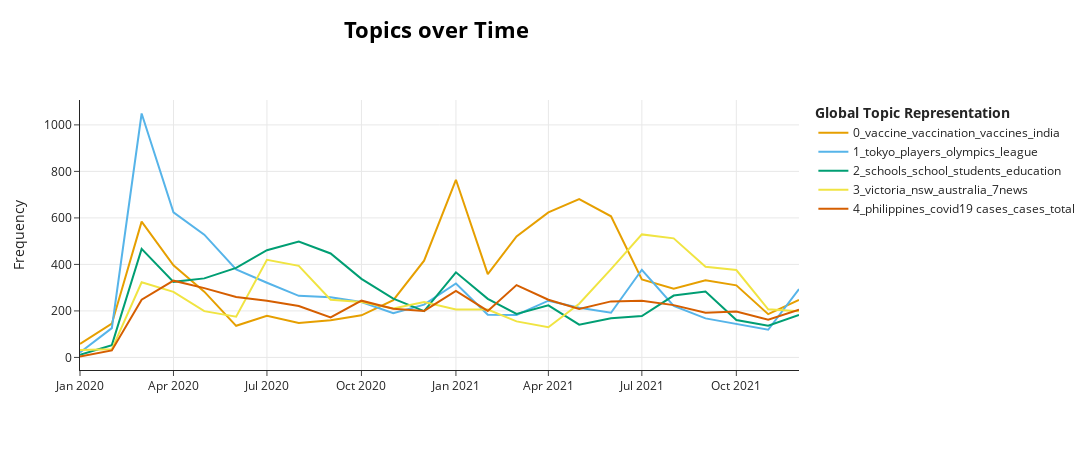

Notebook code cell kept with this figure:
### Code cell
topic_model.visualize_topics_over_time(topics_over_time, topics=[0,1,2,3,4])

### Figure 1 — Plotly figure (JSON) as saved in the notebook; plotly's stock layout.template omitted (floating-point values rounded to 4 significant figures)
{"data": [{"hoverinfo": "text", "hovertext": ["<b>Topic 0</b><br>Words: health emergency, global health emergency, global health, emergency, health", "<b>Topic 0</b><br>Words: coronavirus, world, vaccine, world health, develop vaccine", "<b>Topic 0</b><br>Words: coronavirus, vaccine, world, coronavirus outbreak, outbreak", "<b>Topic 0</b><br>Words: vaccine, coronavirus, coronavirus vaccine, world, vaccines", "<b>Topic 0</b><br>Words: watch coronafiles shreyadhoundial, coronafiles shreyadhoundial, watch coronafiles, coronafiles, vaccine", "<b>Topic 0</b><br>Words: vaccine, watch coronafiles, coronafiles, coronavirus, world", "<b>Topic 0</b><br>Words: vaccine, coronavirus vaccine, trials, covid19 vaccine, vaccines", "<b>Topic 0</b><br>Words: vaccine, covid19 vaccine, coronavirus vaccine, vaccines, india", "<b>Topic 0</b><br>Words: vaccine, coronavirus vaccine, vaccines, covid19 vaccine, india", "<b>Topic 0</b><br>Words: vaccine, vaccines, covid19 vaccine, free, covid vaccine", "<b>Topic 0</b><br>Words: vaccine, vaccines, covid19 vaccine, india, covid vaccine", "<b>Topic 0</b><br>Words: vaccine, vaccines, covid19 vaccine, india, vaccination", "<b>Topic 0</b><br>Words: vaccine, drive, vaccination, vaccination drive, vaccines", "<b>Topic 0</b><br>Words: vaccine, vaccines, vaccination, india, covid19 vaccine", "<b>Topic 0</b><br>Words: vaccine, vaccination, vaccines, covid19 vaccine, doses", "<b>Topic 0</b><br>Words: vaccine, vaccination, vaccines, doses, india", "<b>Topic 0</b><br>Words: vaccine, vaccination, vaccines, doses, india", "<b>Topic 0</b><br>Words: vaccine, vaccination, vaccines, doses, india", "<b>Topic 0</b><br>Words: vaccination, vaccine, doses, vaccines, administered", "<b>Topic 0</b><br>Words: vaccination, doses, vaccine, vaccines, administered", "<b>Topic 0</b><br>Words: crore, vaccine, doses, vaccines, vaccination", "<b>Topic 0</b><br>Words: crore, vaccine, doses, india, vaccination", "<b>Topic 0</b><br>Words: booster, vaccination, vaccine, doses, vaccines", "<b>Topic 0</b><br>Words: booster, vaccine, vaccination, vaccines, dose"], "marker": {"color": "#E69F00"}, "mode": "lines", "name": "0_vaccine_vaccination_vaccines_india", "type": "scatter", "x": ["2020-01-01T00:00:00", "2020-02-01T00:00:00", "2020-03-01T00:00:00", "2020-04-01T00:00:00", "2020-05-01T00:00:00", "2020-06-01T00:00:00", "2020-07-01T00:00:00", "2020-08-01T00:00:00", "2020-09-01T00:00:00", "2020-10-01T00:00:00", "2020-11-01T00:00:00", "2020-12-01T00:00:00", "2021-01-01T00:00:00", "2021-02-01T00:00:00", "2021-03-01T00:00:00", "2021-04-01T00:00:00", "2021-05-01T00:00:00", "2021-06-01T00:00:00", "2021-07-01T00:00:00", "2021-08-01T00:00:00", "2021-09-01T00:00:00", "2021-10-01T00:00:00", "2021-11-01T00:00:00", "2021-12-01T00:00:00"], "y": [58, 145, 584, 396, 283, 136, 179, 148, 160, 181, 246, 416, 764, 358, 520, 624, 681, 607, 335, 296, 332, 310, 186, 247]}, {"hoverinfo": "text", "hovertext": ["<b>Topic 1</b><br>Words: ocean, disneyland, park, coronavirus spreading, football", "<b>Topic 1</b><br>Words: tokyo, olympics, coronavirus fears, postponed, fears", "<b>Topic 1</b><br>Words: tokyo, league, olympics, players, postponed", "<b>Topic 1</b><br>Words: players, league, olympics, tokyo, japan", "<b>Topic 1</b><br>Words: league, players, football, premier league, sports", "<b>Topic 1</b><br>Words: players, league, positive, tennis, fans", "<b>Topic 1</b><br>Words: players, disney, tokyo, nba, league", "<b>Topic 1</b><br>Words: players, league, football, season, positive", "<b>Topic 1</b><br>Words: football, players, tokyo, games, olympics", "<b>Topic 1</b><br>Words: ronaldo, positive, positive covid19, tests, game", "<b>Topic 1</b><br>Words: players, fans, olympics, tokyo, positive", "<b>Topic 1</b><br>Words: league, players, premier league, postponed, games", "<b>Topic 1</b><br>Words: australian open, players, tennis, australian, open", "<b>Topic 1</b><br>Words: australian open, players, australian, olympics, tokyo", "<b>Topic 1</b><br>Words: olympics, players, tokyo, fans, japan", "<b>Topic 1</b><br>Words: tokyo, olympics, athletes, olympic, japan", "<b>Topic 1</b><br>Words: olympics, tokyo, olympic, japan, ipl", "<b>Topic 1</b><br>Words: olympics, tokyo, olympic, japan, games", "<b>Topic 1</b><br>Words: tokyo, olympics, olympic, games, athletes", "<b>Topic 1</b><br>Words: tokyo, olympics, games, japan, olympic", "<b>Topic 1</b><br>Words: players, nba, japan, games, olympics", "<b>Topic 1</b><br>Words: players, games, nba, league, olympics", "<b>Topic 1</b><br>Words: rodgers, aaron, players, positive, games", "<b>Topic 1</b><br>Words: league, players, premier league, games, ashes"], "marker": {"color": "#56B4E9"}, "mode": "lines", "name": "1_tokyo_players_olympics_league", "type": "scatter", "x": ["2020-01-01T00:00:00", "2020-02-01T00:00:00", "2020-03-01T00:00:00", "2020-04-01T00:00:00", "2020-05-01T00:00:00", "2020-06-01T00:00:00", "2020-07-01T00:00:00", "2020-08-01T00:00:00", "2020-09-01T00:00:00", "2020-10-01T00:00:00", "2020-11-01T00:00:00", "2020-12-01T00:00:00", "2021-01-01T00:00:00", "2021-02-01T00:00:00", "2021-03-01T00:00:00", "2021-04-01T00:00:00", "2021-05-01T00:00:00", "2021-06-01T00:00:00", "2021-07-01T00:00:00", "2021-08-01T00:00:00", "2021-09-01T00:00:00", "2021-10-01T00:00:00", "2021-11-01T00:00:00", "2021-12-01T00:00:00"], "y": [21, 126, 1049, 624, 528, 378, 321, 265, 259, 238, 190, 227, 318, 184, 183, 244, 214, 192, 377, 222, 168, 145, 119, 294]}, {"hoverinfo": "text", "hovertext": ["<b>Topic 2</b><br>Words: schools, students, classes, school, hong kong", "<b>Topic 2</b><br>Words: schools, school, students, pupils, coronavirus fears", "<b>Topic 2</b><br>Words: schools, school, students, classes, education", "<b>Topic 2</b><br>Words: schools, students, school, education, exams", "<b>Topic 2</b><br>Words: schools, school, students, education, reopening", "<b>Topic 2</b><br>Words: schools, school, education, students, reopening", "<b>Topic 2</b><br>Words: schools, school, students, reopening, reopen", "<b>Topic 2</b><br>Words: schools, school, students, reopening, education", "<b>Topic 2</b><br>Words: schools, students, school, education, reopening", "<b>Topic 2</b><br>Words: schools, school, students, reopening, education", "<b>Topic 2</b><br>Words: schools, students, school, education, reopen", "<b>Topic 2</b><br>Words: schools, school, education, students, reopen", "<b>Topic 2</b><br>Words: schools, school, reopening, students, reopen", "<b>Topic 2</b><br>Words: schools, school, students, education, reopening", "<b>Topic 2</b><br>Words: schools, school, students, teachers, education", "<b>Topic 2</b><br>Words: schools, students, school, exams, teachers", "<b>Topic 2</b><br>Words: schools, school, students, exams, education", "<b>Topic 2</b><br>Words: schools, students, school, education, teachers", "<b>Topic 2</b><br>Words: schools, education, school, students, reopening", "<b>Topic 2</b><br>Words: schools, school, students, education, reopen", "<b>Topic 2</b><br>Words: schools, school, students, education, teachers", "<b>Topic 2</b><br>Words: schools, school, students, teachers, education", "<b>Topic 2</b><br>Words: schools, school, students, classes, teachers", "<b>Topic 2</b><br>Words: schools, school, students, education, reopen"], "marker": {"color": "#009E73"}, "mode": "lines", "name": "2_schools_school_students_education", "type": "scatter", "x": ["2020-01-01T00:00:00", "2020-02-01T00:00:00", "2020-03-01T00:00:00", "2020-04-01T00:00:00", "2020-05-01T00:00:00", "2020-06-01T00:00:00", "2020-07-01T00:00:00", "2020-08-01T00:00:00", "2020-09-01T00:00:00", "2020-10-01T00:00:00", "2020-11-01T00:00:00", "2020-12-01T00:00:00", "2021-01-01T00:00:00", "2021-02-01T00:00:00", "2021-03-01T00:00:00", "2021-04-01T00:00:00", "2021-05-01T00:00:00", "2021-06-01T00:00:00", "2021-07-01T00:00:00", "2021-08-01T00:00:00", "2021-09-01T00:00:00", "2021-10-01T00:00:00", "2021-11-01T00:00:00", "2021-12-01T00:00:00"], "y": [11, 53, 467, 325, 340, 385, 461, 498, 447, 338, 253, 199, 366, 252, 187, 224, 141, 168, 178, 266, 283, 161, 136, 183]}, {"hoverinfo": "text", "hovertext": ["<b>Topic 3</b><br>Words: australia, deadly coronavirus, deadly, confirmed, case coronavirus", "<b>Topic 3</b><br>Words: australian, 7news, australia, australias, coronavirus 7news", "<b>Topic 3</b><br>Words: australia, 7news, nsw, victoria, australian", "<b>Topic 3</b><br>Words: australia, 7news, nsw, victoria, australias", "<b>Topic 3</b><br>Words: australia, nsw, 7news, victoria, 9news", "<b>Topic 3</b><br>Words: victoria, australia, 7news, australias, nsw", "<b>Topic 3</b><br>Words: victoria, melbourne, nsw, 7news, australia", "<b>Topic 3</b><br>Words: victoria, nsw, 7news, australia, victoria recorded", "<b>Topic 3</b><br>Words: victoria, nsw, recorded, victoria recorded, premier", "<b>Topic 3</b><br>Words: victoria, melbourne, recorded, nsw, victoria recorded", "<b>Topic 3</b><br>Words: victoria, australia, south australia, nsw, south", "<b>Topic 3</b><br>Words: nsw, sydney, northern beaches, victoria, australia", "<b>Topic 3</b><br>Words: victoria, nsw, australia, recorded, recorded new", "<b>Topic 3</b><br>Words: victoria, australia, melbourne, australias, nsw", "<b>Topic 3</b><br>Words: queensland, australia, victoria, nsw, brisbane", "<b>Topic 3</b><br>Words: australia, perth, nsw, victoria, australias", "<b>Topic 3</b><br>Words: victoria, melbourne, australia, nsw, 7news", "<b>Topic 3</b><br>Words: victoria, nsw, sydney, australia, melbourne", "<b>Topic 3</b><br>Words: nsw, sydney, victoria, australia, 7news", "<b>Topic 3</b><br>Words: nsw, victoria, australia, sydney, recorded", "<b>Topic 3</b><br>Words: nsw, victoria, australia, recorded, victoria recorded", "<b>Topic 3</b><br>Words: victoria, nsw, australia, melbourne, recorded", "<b>Topic 3</b><br>Words: victoria, australia, nsw, fully vaccinated, vaccinated", "<b>Topic 3</b><br>Words: victoria, nsw, australia, recorded, 7news"], "marker": {"color": "#F0E442"}, "mode": "lines", "name": "3_victoria_nsw_australia_7news", "type": "scatter", "x": ["2020-01-01T00:00:00", "2020-02-01T00:00:00", "2020-03-01T00:00:00", "2020-04-01T00:00:00", "2020-05-01T00:00:00", "2020-06-01T00:00:00", "2020-07-01T00:00:00", "2020-08-01T00:00:00", "2020-09-01T00:00:00", "2020-10-01T00:00:00", "2020-11-01T00:00:00", "2020-12-01T00:00:00", "2021-01-01T00:00:00", "2021-02-01T00:00:00", "2021-03-01T00:00:00", "2021-04-01T00:00:00", "2021-05-01T00:00:00", "2021-06-01T00:00:00", "2021-07-01T00:00:00", "2021-08-01T00:00:00", "2021-09-01T00:00:00", "2021-10-01T00:00:00", "2021-11-01T00:00:00", "2021-12-01T00:00:00"], "y": [32, 35, 323, 282, 199, 175, 420, 394, 248, 238, 210, 238, 206, 206, 155, 130, 231, 380, 529, 512, 390, 376, 207, 199]}, {"hoverinfo": "text", "hovertext": ["<b>Topic 4</b><br>Words: global economy, affect, novel coronavirus bringing, flu coronavirus, investigation coronavirus", "<b>Topic 4</b><br>Words: economic, global economy, economy, global, impact", "<b>Topic 4</b><br>Words: philippines, total, cases, doh, covid19 cases", "<b>Topic 4</b><br>Words: total, philippines, cases, filipinos, covid19 cases", "<b>Topic 4</b><br>Words: recoveries, philippines, cases, covid19 cases, total", "<b>Topic 4</b><br>Words: covid19 cases, cases, total, philippines, filipinos", "<b>Topic 4</b><br>Words: covid19 cases, cases, recoveries, philippines, doh", "<b>Topic 4</b><br>Words: philippines, covid19 cases, filipinos, cases, total", "<b>Topic 4</b><br>Words: covid19 cases, filipinos, total, cases, philippines", "<b>Topic 4</b><br>Words: covid19 cases, total, cases, philippines, filipinos", "<b>Topic 4</b><br>Words: covid19 cases, philippines, cases, total, filipinos", "<b>Topic 4</b><br>Words: philippines, covid19 cases, filipinos, cases, total", "<b>Topic 4</b><br>Words: philippines, covid19 cases, cases, filipinos, total", "<b>Topic 4</b><br>Words: philippines, covid19 cases, filipinos, cases, total", "<b>Topic 4</b><br>Words: philippines, covid19 cases, cases, filipinos, total", "<b>Topic 4</b><br>Words: philippines, filipinos, cases, covid19 cases, total", "<b>Topic 4</b><br>Words: philippines, total, cases, covid19 cases, filipinos", "<b>Topic 4</b><br>Words: philippines, cases, total, covid19 cases, filipinos", "<b>Topic 4</b><br>Words: philippines, total, cases, covid19 cases, recoveries", "<b>Topic 4</b><br>Words: philippines, cases, covid19 cases, total, active", "<b>Topic 4</b><br>Words: philippines, total, cases, covid19 cases, doh", "<b>Topic 4</b><br>Words: philippines, cases, covid19 cases, total, filipinos", "<b>Topic 4</b><br>Words: cases, covid19 cases, philippines, active, doh", "<b>Topic 4</b><br>Words: philippines, cases, covid19 cases, filipinos, new covid19"], "marker": {"color": "#D55E00"}, "mode": "lines", "name": "4_philippines_covid19 cases_cases_total", "type": "scatter", "x": ["2020-01-01T00:00:00", "2020-02-01T00:00:00", "2020-03-01T00:00:00", "2020-04-01T00:00:00", "2020-05-01T00:00:00", "2020-06-01T00:00:00", "2020-07-01T00:00:00", "2020-08-01T00:00:00", "2020-09-01T00:00:00", "2020-10-01T00:00:00", "2020-11-01T00:00:00", "2020-12-01T00:00:00", "2021-01-01T00:00:00", "2021-02-01T00:00:00", "2021-03-01T00:00:00", "2021-04-01T00:00:00", "2021-05-01T00:00:00", "2021-06-01T00:00:00", "2021-07-01T00:00:00", "2021-08-01T00:00:00", "2021-09-01T00:00:00", "2021-10-01T00:00:00", "2021-11-01T00:00:00", "2021-12-01T00:00:00"], "y": [4, 30, 248, 330, 298, 260, 244, 221, 172, 244, 209, 200, 286, 200, 311, 248, 208, 241, 244, 225, 192, 197, 162, 205]}], "layout": {"height": 450, "hoverlabel": {"bgcolor": "white", "font": {"family": "Rockwell", "size": 16}}, "legend": {"title": {"text": "<b>Global Topic Representation"}}, "title": {"font": {"color": "Black", "size": 22}, "text": "<b>Topics over Time", "x": 0.4, "xanchor": "center", "y": 0.95, "yanchor": "top"}, "width": 1250, "xaxis": {"autorange": true, "range": ["2020-01-01", "2021-12-01"], "showgrid": true, "type": "date"}, "yaxis": {"autorange": true, "range": [-54.06, 1107.0], "showgrid": true, "title": {"text": "Frequency"}, "type": "linear"}}}
